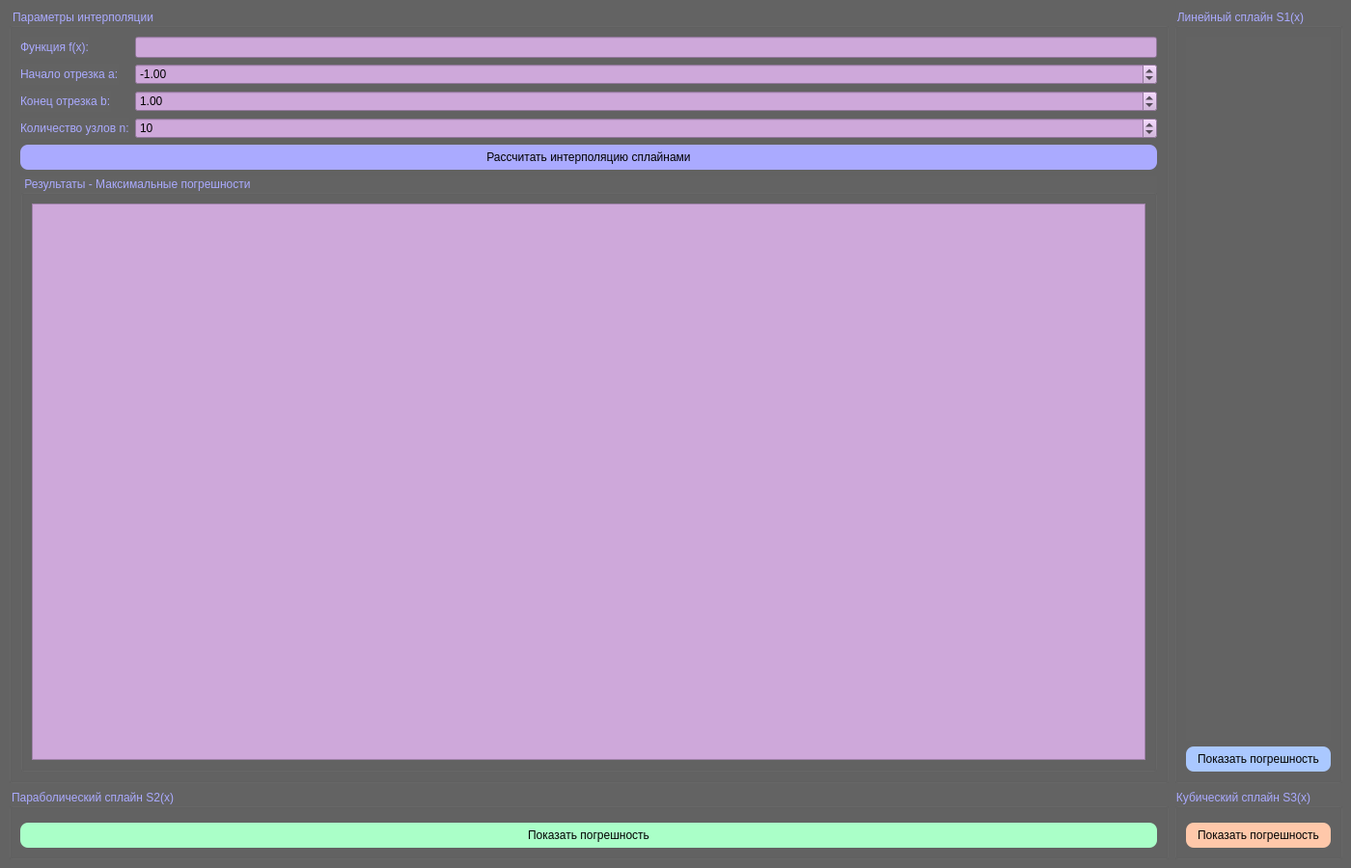
<?xml version="1.0" encoding="UTF-8"?>
<ui version="4.0">
 <class>MainWindow</class>
 <widget class="QMainWindow" name="MainWindow">
  <property name="geometry">
   <rect>
    <x>0</x>
    <y>0</y>
    <width>1400</width>
    <height>900</height>
   </rect>
  </property>
  <property name="windowTitle">
   <string>Интерполяция сплайнами</string>
  </property>
  <property name="styleSheet">
   <string notr="true">background-color: rgb(99, 99, 99);</string>
  </property>
  <widget class="QWidget" name="centralwidget">
   <layout class="QGridLayout" name="gridLayout">
    <item row="0" column="0">
     <widget class="QGroupBox" name="inputGroup">
      <property name="styleSheet">
       <string notr="true">color: rgb(170, 170, 255);</string>
      </property>
      <property name="title">
       <string>Параметры интерполяции</string>
      </property>
      <layout class="QVBoxLayout" name="verticalLayout">
       <item>
        <layout class="QFormLayout" name="formLayout">
         <item row="0" column="0">
          <widget class="QLabel" name="label">
           <property name="styleSheet">
            <string notr="true">color: rgb(170, 170, 255);</string>
           </property>
           <property name="text">
            <string>Функция f(x):</string>
           </property>
          </widget>
         </item>
         <item row="0" column="1">
          <widget class="QLineEdit" name="functionInput">
           <property name="styleSheet">
            <string notr="true">background-color: rgb(206, 168, 218);
color: rgb(0, 0, 0);</string>
           </property>
           <property name="text">
            <string></string>
           </property>
          </widget>
         </item>
         <item row="1" column="0">
          <widget class="QLabel" name="label_2">
           <property name="styleSheet">
            <string notr="true">color: rgb(170, 170, 255);</string>
           </property>
           <property name="text">
            <string>Начало отрезка a:</string>
           </property>
          </widget>
         </item>
         <item row="1" column="1">
          <widget class="QDoubleSpinBox" name="aInput">
           <property name="styleSheet">
            <string notr="true">background-color: rgb(206, 168, 218);
color: rgb(0, 0, 0);</string>
           </property>
           <property name="decimals">
            <number>2</number>
           </property>
           <property name="minimum">
            <double>-1000.000000000000000</double>
           </property>
           <property name="maximum">
            <double>1000.000000000000000</double>
           </property>
           <property name="value">
            <double>-1.000000000000000</double>
           </property>
          </widget>
         </item>
         <item row="2" column="0">
          <widget class="QLabel" name="label_3">
           <property name="styleSheet">
            <string notr="true">color: rgb(170, 170, 255);</string>
           </property>
           <property name="text">
            <string>Конец отрезка b:</string>
           </property>
          </widget>
         </item>
         <item row="2" column="1">
          <widget class="QDoubleSpinBox" name="bInput">
           <property name="styleSheet">
            <string notr="true">background-color: rgb(206, 168, 218);
color: rgb(0, 0, 0);</string>
           </property>
           <property name="decimals">
            <number>2</number>
           </property>
           <property name="minimum">
            <double>-1000.000000000000000</double>
           </property>
           <property name="maximum">
            <double>1000.000000000000000</double>
           </property>
           <property name="value">
            <double>1.000000000000000</double>
           </property>
          </widget>
         </item>
         <item row="3" column="0">
          <widget class="QLabel" name="label_4">
           <property name="styleSheet">
            <string notr="true">color: rgb(170, 170, 255);</string>
           </property>
           <property name="text">
            <string>Количество узлов n:</string>
           </property>
          </widget>
         </item>
         <item row="3" column="1">
          <widget class="QSpinBox" name="nInput">
           <property name="styleSheet">
            <string notr="true">background-color: rgb(206, 168, 218);
color: rgb(0, 0, 0);</string>
           </property>
           <property name="minimum">
            <number>3</number>
           </property>
           <property name="maximum">
            <number>200</number>
           </property>
           <property name="value">
            <number>10</number>
           </property>
          </widget>
         </item>
        </layout>
       </item>
       <item>
        <widget class="QPushButton" name="calculateBtn">
         <property name="styleSheet">
          <string notr="true">
QPushButton {
    border-radius: 8px; 
    background-color: rgb(170, 170, 255);
    color: rgb(0, 0, 0);
    padding: 6px 12px;
    border: none; 
}

QPushButton:pressed {
    background-color: ;
	color: rgb(151, 151, 227);
}
</string>
         </property>
         <property name="text">
          <string>Рассчитать интерполяцию сплайнами</string>
         </property>
        </widget>
       </item>
       <item>
        <widget class="QGroupBox" name="resultsGroup">
         <property name="styleSheet">
          <string notr="true">color: rgb(170, 170, 255);</string>
         </property>
         <property name="title">
          <string>Результаты - Максимальные погрешности</string>
         </property>
         <layout class="QVBoxLayout" name="verticalLayout_2">
          <item>
           <widget class="QTextEdit" name="resultsText">
            <property name="styleSheet">
             <string notr="true">background-color: rgb(206, 168, 218);
color: rgb(0, 0, 0);</string>
            </property>
            <property name="readOnly">
             <bool>true</bool>
            </property>
           </widget>
          </item>
         </layout>
        </widget>
       </item>
      </layout>
     </widget>
    </item>
    <item row="0" column="1">
     <widget class="QGroupBox" name="linearSplineGroup">
      <property name="styleSheet">
       <string notr="true">color: rgb(170, 170, 255);</string>
      </property>
      <property name="title">
       <string>Линейный сплайн S1(x)</string>
      </property>
      <layout class="QVBoxLayout" name="verticalLayout_3">
       <item>
        <widget class="QWidget" name="linearPlotWidget" native="true"/>
       </item>
       <item>
        <widget class="QPushButton" name="linearToggleBtn">
         <property name="styleSheet">
          <string notr="true">
QPushButton {
    border-radius: 8px; 
    background-color: rgb(170, 200, 255);
    color: rgb(0, 0, 0);
    padding: 6px 12px;
    border: none; 
}

QPushButton:pressed {
    background-color: ;
	color: rgb(151, 181, 227);
}
</string>
         </property>
         <property name="text">
          <string>Показать погрешность</string>
         </property>
        </widget>
       </item>
      </layout>
     </widget>
    </item>
    <item row="1" column="0">
     <widget class="QGroupBox" name="parabolicSplineGroup">
      <property name="styleSheet">
       <string notr="true">color: rgb(170, 170, 255);</string>
      </property>
      <property name="title">
       <string>Параболический сплайн S2(x)</string>
      </property>
      <layout class="QVBoxLayout" name="verticalLayout_4">
       <item>
        <widget class="QWidget" name="parabolicPlotWidget" native="true"/>
       </item>
       <item>
        <widget class="QPushButton" name="parabolicToggleBtn">
         <property name="styleSheet">
          <string notr="true">
QPushButton {
    border-radius: 8px; 
    background-color: rgb(170, 255, 200);
    color: rgb(0, 0, 0);
    padding: 6px 12px;
    border: none; 
}

QPushButton:pressed {
    background-color: ;
	color: rgb(151, 227, 181);
}
</string>
         </property>
         <property name="text">
          <string>Показать погрешность</string>
         </property>
        </widget>
       </item>
      </layout>
     </widget>
    </item>
    <item row="1" column="1">
     <widget class="QGroupBox" name="cubicSplineGroup">
      <property name="styleSheet">
       <string notr="true">color: rgb(170, 170, 255);</string>
      </property>
      <property name="title">
       <string>Кубический сплайн S3(x)</string>
      </property>
      <layout class="QVBoxLayout" name="verticalLayout_5">
       <item>
        <widget class="QWidget" name="cubicPlotWidget" native="true"/>
       </item>
       <item>
        <widget class="QPushButton" name="cubicToggleBtn">
         <property name="styleSheet">
          <string notr="true">
QPushButton {
    border-radius: 8px; 
    background-color: rgb(255, 200, 170);
    color: rgb(0, 0, 0);
    padding: 6px 12px;
    border: none; 
}

QPushButton:pressed {
    background-color: ;
	color: rgb(227, 181, 151);
}
</string>
         </property>
         <property name="text">
          <string>Показать погрешность</string>
         </property>
        </widget>
       </item>
      </layout>
     </widget>
    </item>
   </layout>
  </widget>
 </widget>
 <resources/>
 <connections/>
</ui>
